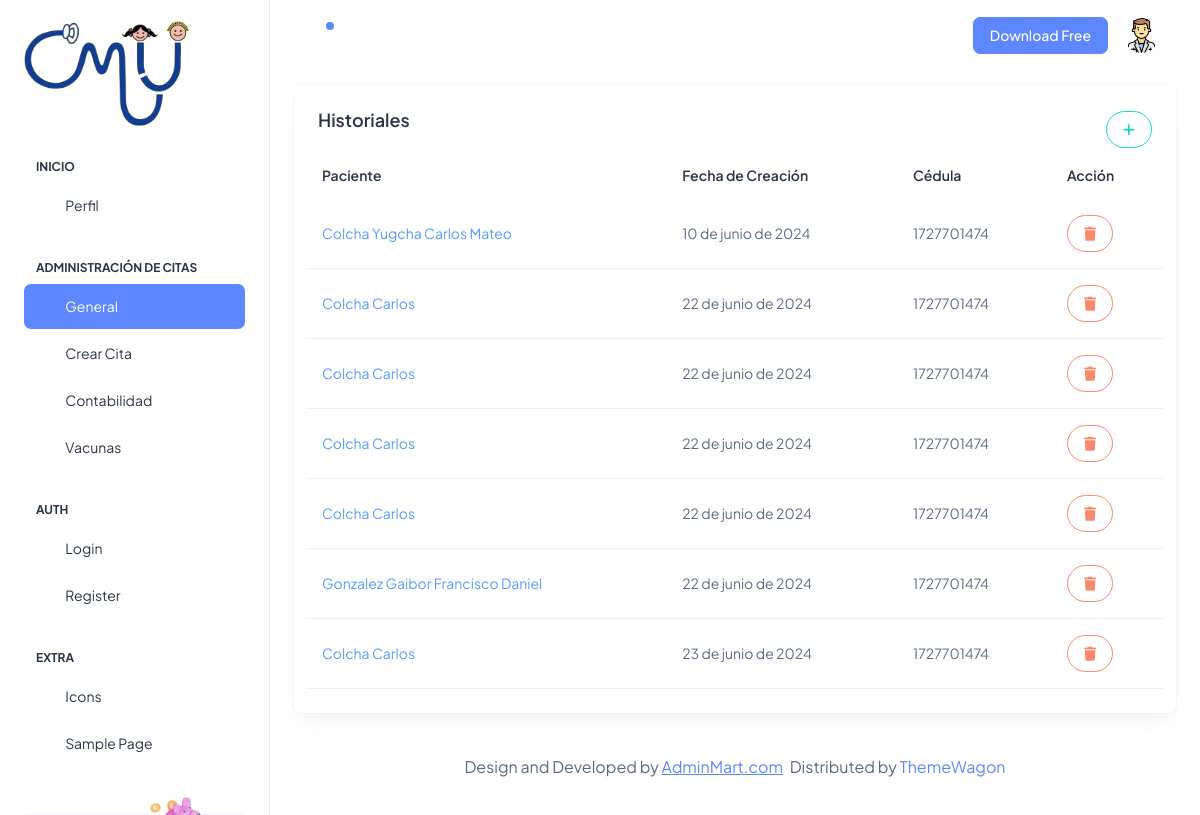
The page /historiales/doc_inicio/ (signed in) on the database its author committed.
### Aplicaciones/Historiales/models.py (models this page shows, shortened)
class Patient(models.Model):
    idPat=models.AutoField(primary_key=True)
    creation=models.DateField(default=datetime.date.today)
    lastnPat=models.CharField(max_length=150)
    namePat=models.CharField(max_length=150)
    pldatePat=models.TextField()
    birthPat=models.DateField()
    fagePat=models.CharField(max_length=150)
    natiPat=models.CharField(max_length=150)
    placePat=models.TextField(max_length=150)
    ciPat=models.CharField(max_length=10)
    genPat=models.ForeignKey(Gender, on_delete=models.PROTECT)
    mom=models.ForeignKey(MadreCita, null=True, blank=True, on_delete=models.PROTECT)
    dad=models.ForeignKey(PadreCita, null=True, blank=True, on_delete=models.PROTECT)
    tf_casa=models.CharField(null=True, blank=True, max_length=10)
    cell=models.CharField(null=True, blank=True, max_length=10)
    tf_tra=models.CharField(null=True, blank=True, max_length=10)

### Aplicaciones/Historiales/views.py (the view)
# urls.py: path('doc_inicio/', views.doc_inicio, name='doc_inicio'),
@login_required
@custom_login_required
def doc_inicio (request):
    histobdd=Patient.objects.all()
    return render(request,'general/doc_inicio.html',{'historiales':histobdd})

### Aplicaciones/Historiales/templates/general/doc_inicio.html
{% extends 'doc_plantilla.html' %}
{% block doc_contenido %}
<div class="col-lg-12">
  <div class="row">
    <div class="col-lg-12">
      <div class="card overflow-hidden">
        <div class="card-body p-4">
          <div class="d-flex justify-content-between align-items-center">
            <h5 class="card-title mb-9 fw-semibold">Historiales</h5>
            <a href="{% url 'new_patient' %}" class="btn btn-outline-success rounded-pill" title="Crear Historial">
              <i class="fa fa-add"></i>
            </a>
          </div>
          <div class="row align-items-center">
            <table id="tbl_horarios" class="table text-nowrap mb-0 align-middle">
              <thead class="text-dark fs-4">
                <tr>
                  <th class="border-bottom-0">
                    <h6 class="fw-semibold mb-0">Paciente</h6>
                  </th>
                  <th class="border-bottom-0">
                    <h6 class="fw-semibold mb-0">Fecha de Creación</h6>
                  </th>
                  <th class="border-bottom-0">
                    <h6 class="fw-semibold mb-0">Cédula</h6>
                  </th>
                  <th class="border-bottom-0">
                    <h6 class="fw-semibold mb-0">Acción</h6>
                  </th>
                </tr>
              </thead>
              <tbody>
                {% for histo in historiales %}
                  <tr>
                    <td>
                      <a href="{% url 'doc_patient' histo.idPat %}"><span class="text-info">{{histo.lastnPat}} {{histo.namePat}}</span></a>
                    </td>
                    <td>{{histo.creation}}</td>
                    <td>{{histo.ciPat}}</td>
                    <td>
                        <a href="javascript:void(0)" onclick="delete_adci('/delete_adci/{{ cita.id }}');" class="btn btn-outline-danger rounded-pill"><i class="fa fa-trash"></i></a>
                    </td>
                  </tr>
                  {% endfor %}
              </tbody>
            </table>
          </div>
        </div>
      </div>
    </div>
  </div>
</div>
{% endblock %}

### rows shown on the page
Patient: lastnPat "Colcha Yugcha", namePat "Carlos Mateo", creation "10 de junio de 2024", ciPat "1727701474"
Patient: lastnPat "Colcha", namePat "Carlos", creation "22 de junio de 2024", ciPat "1727701474"
Patient: lastnPat "Colcha", namePat "Carlos", creation "22 de junio de 2024", ciPat "1727701474"
Patient: lastnPat "Colcha", namePat "Carlos", creation "22 de junio de 2024", ciPat "1727701474"
Patient: lastnPat "Colcha", namePat "Carlos", creation "22 de junio de 2024", ciPat "1727701474"
Patient: lastnPat "Gonzalez Gaibor", namePat "Francisco Daniel", creation "22 de junio de 2024", ciPat "1727701474"
Patient: lastnPat "Colcha", namePat "Carlos", creation "23 de junio de 2024", ciPat "1727701474"
